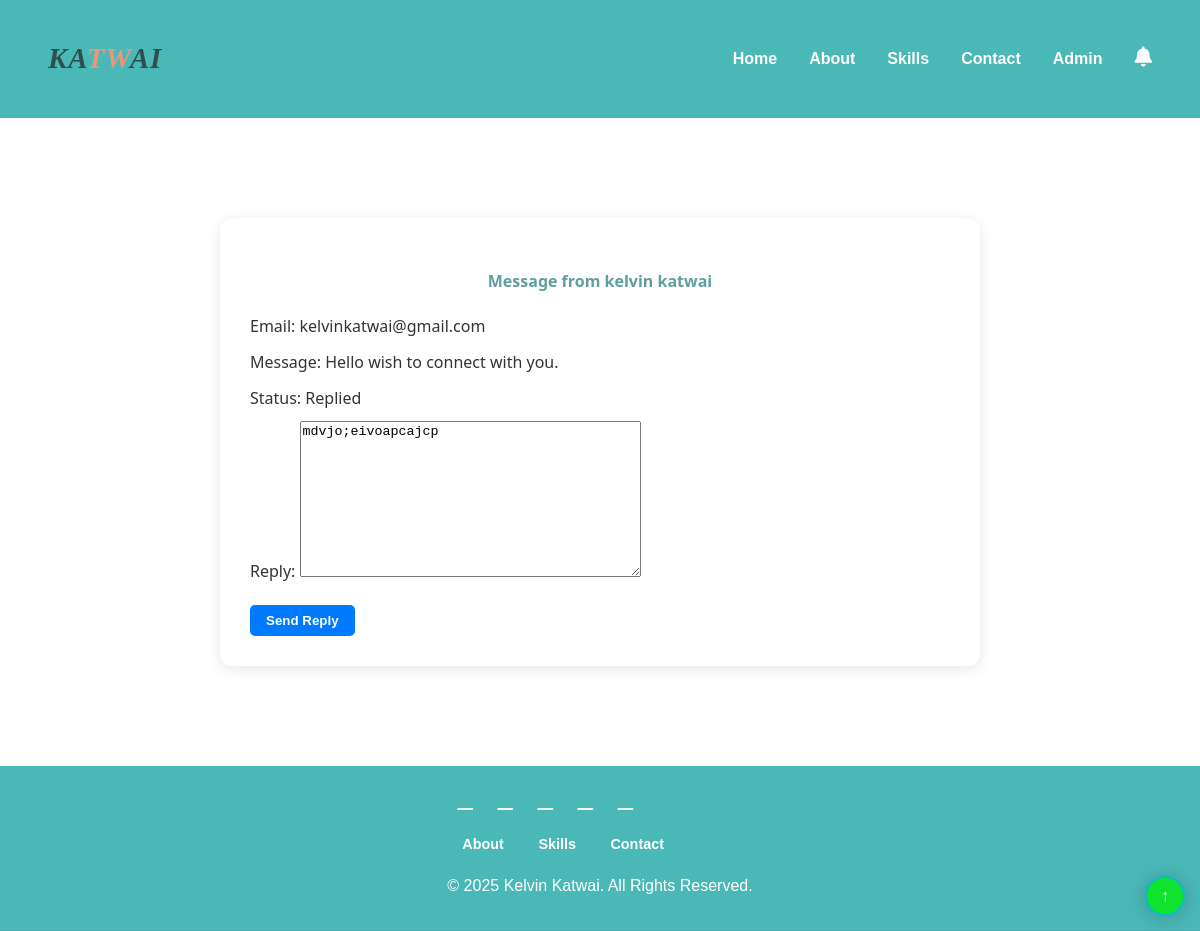
The app's page /message/1/ (signed in) with its own data.
### app/models.py (models this page shows, shortened)
class Message(models.Model):
    full_name = models.CharField(max_length=100)
    email = models.EmailField()
    message = models.TextField()
    STATUS_CHOICES  = [
        ('new', 'New'),
        ('viewed', 'Viewed'),
        ('replied', 'Replied'),
    ]
    status = models.CharField(max_length=10, choices=STATUS_CHOICES, default='new')
    reply = models.TextField(blank=True, null=True)
    created_at = models.DateTimeField(auto_now_add=True)

### app/views.py (the view)
# urls.py: path('message/<int:message_id>/', views.view_message_detail, name='view_message_detail'),
@login_required
@user_passes_test(is_superuser)
def view_message_detail(request, message_id):
    message = get_object_or_404(Message, id=message_id)
    if message.status == 'new':
        message.status = 'viewed'
        message.save()
    if request.method == 'POST':
        form = ReplyForm(request.POST, instance=message)
        if form.is_valid():
            message = form.save(commit=False)
            message.status = 'replied'
            message.save()
            send_mail(
                subject=f"Reply to your message",
                message=message.reply,
                from_email=settings.DEFAULT_FROM_EMAIL,
                recipient_list=[message.email],
            )
            messages.success(request, 'Reply sent successfully!')
            return redirect('view_messages')
    else:
        form = ReplyForm(instance=message)
    return render(request, 'view_message_detail.html', {
        'message': message,
        'form': form
    })

### app/forms.py
class ReplyForm(forms.ModelForm):
    class Meta:
        model = Message
        fields = ['reply']

### app/views.py (called while the page is built)
def is_superuser(user):
    return user.is_superuser

### templates/view_message_detail.html (shortened to what this page needs)
{% extends 'base.html' %}
{% block content %}
<div class="message-detail-container">
  <h4>Message from {{ message.full_name }}</h4>
  <p>Email: {{ message.email }}</p>
  <p>Message: {{ message.message }}</p>
  <p>Status: {{ message.get_status_display }}</p>
  <form method="POST">
    {{ form.as_p }}
    <button type="submit" class="btn-submit">Send Reply</button>
  </form>
</div>
{% endblock %}

### templates/view_message_detail.html (style rules this page uses)
.message-detail-container { max-width: 700px; margin: 100px auto; padding: 30px; background: #fff; border-radius: 12px; box-shadow: 0 3px 15px rgba(0,0,0,0.1); font-family: 'Segoe UI', sans-serif; }
.message-detail-container h4 { text-align: center; color: cadetblue; margin-bottom: 20px; }
.message-detail-container p { font-size: 1rem; margin: 10px 0; }
button.btn-submit { margin-top: 10px; padding: 8px 16px; background-color: #007bff; color: #fff; border-radius: 5px; border: none; cursor: pointer; font-weight: bold; transition: background 0.3s ease; }

### templates/base.html (style rules this page uses)
body { margin: 0; font-family: 'Poppins', sans-serif; color: #333; line-height: 1.6; }

### records on screen
Message: full_name "kelvin katwai", email "kelvinkatwai@gmail.com", message "Hello wish to connect with you.", status "Replied", reply "mdvjo;eivoapcajcp"
